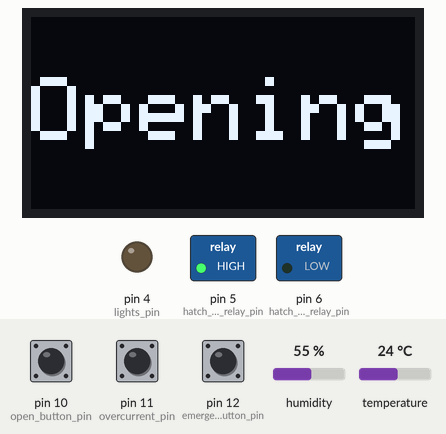
Bench run of a sketch on a simulated Arduino Uno, built with avr-gcc and run on an emulated ATmega328P. Shown: 128×64 one-colour display, switched loads named in the sketch (green lamp = pin HIGH), output pins drawn as LEDs (lit = HIGH). The inputs (shaded band) are chosen by the test bench; at power-on: pin 10 (open_button_pin) HIGH, pin 12 (emergency_button_pin) HIGH, pin 11 (overcurrent_pin) HIGH, humidity 55 %, temperature 24 °C. What the sketch prints to the serial monitor is not drawn.

Above: at 1.2 s.
1.3 s: pin 10 (open_button_pin) pulled LOW for 0.15 s
At 2.8 s:
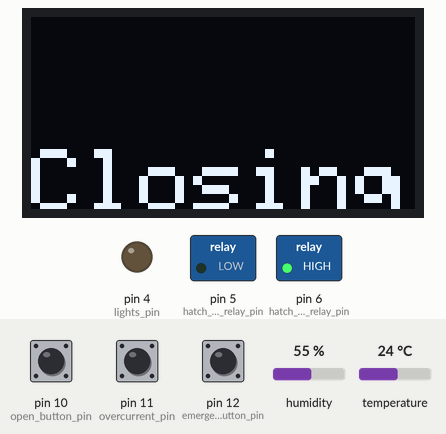
13.0 s: pin 12 (emergency_button_pin) pulled LOW for 0.15 s
At 14.1 s:
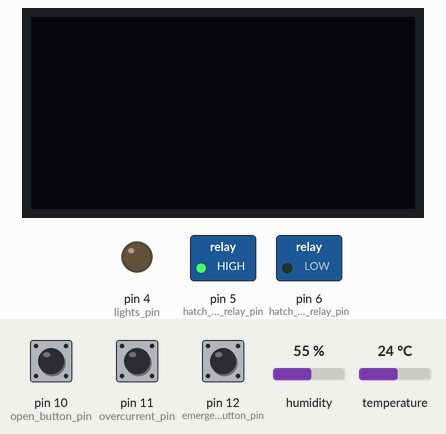
14.6 s: pin 12 (emergency_button_pin) pulled LOW for 1 s
At 16.5 s:
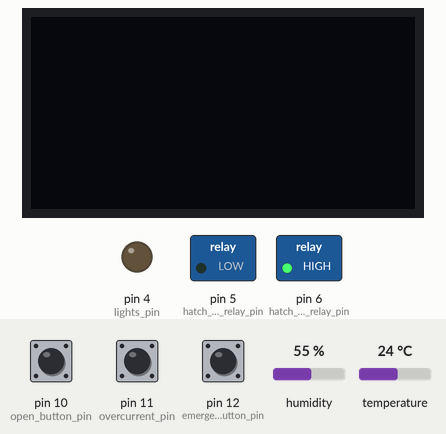
17.1 s: pin 12 (emergency_button_pin) pulled LOW for 3.2 s
At 21.3 s:
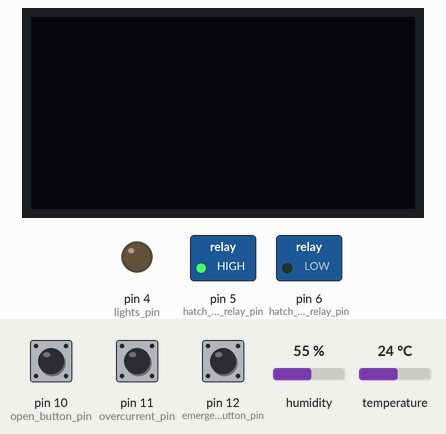
Timing chart, 0 to 22.8 s (numbered marks = the images above; inputs shaded):
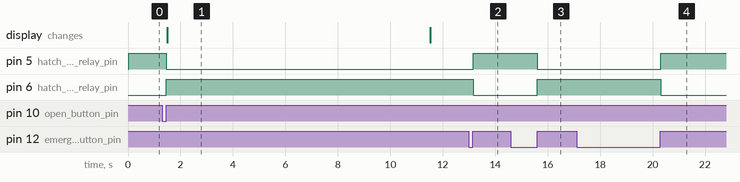

The sketch:

hatch.ino
```cpp
#include <DHT.h>
#include <SPI.h>
#include <Wire.h>
#include <Adafruit_GFX.h>
#include <Adafruit_SSD1306.h>

// OLED Screen setup
#define SCREEN_WIDTH 128    // OLED display width, in pixels
#define SCREEN_HEIGHT 64    // OLED display height, in pixels
#define OLED_RESET 4        // Reset pin # (or -1 if sharing Arduino reset pin)
#define SCREEN_ADDRESS 0x3C ///< See datasheet for Address; 0x3D for 128x64, 0x3C for 128x32
Adafruit_SSD1306 display(SCREEN_WIDTH, SCREEN_HEIGHT, &Wire, OLED_RESET);

// Humidity + temperature sensor setup
#define DHTPIN 8      // Digital pin connected to the DHT sensor
#define DHTTYPE DHT11 // DHT 11
DHT dht(DHTPIN, DHTTYPE);
float temperature = 0;
float humidity = 0;
unsigned long t_env_check = 0;
unsigned long t_0_env_check = 0;
int const env_check_frequency = 10000; // how often should the environment be checked

// Pins out
int const lights_pin = 4;            // Relay controlling the leds
int const hatch_open_relay_pin = 5;  // Relay controlling hatch in opening direction
int const hatch_close_relay_pin = 6; // Relay controlling hatch in closing direction

// Pins in
int const open_button_pin = 10;      // a button that opens/closes the hatch
int const overcurrent_pin = 11;      // a input from overcurrent protection board that indicates an error
int const emergency_button_pin = 12; // a button inside the cellar that will open the hatch

// Button states for state machine
enum button_states
{
  reset,     // one time, catch all condition
  start,     // checks value of button, if pressed moves on to `go`
  go,        // records the time of the press and moves on to wait
  wait,      // wait for the button to settle (debouncing)
  armed,     // makes sure trigger only happens once the button is released
  triggered, // one time pulse of button
};

// Constants
unsigned long const time_to_close = 90000; // 90s - how much time does the hatch take to close
int const bounce_delay = 10;               // tells how long should the button hold the HIGH value till its triggered (debounce time)

// Open button variables
int state_open_button = button_states::reset;
int state_prev_open_button = state_open_button;
int val_open_button = 0;
unsigned long t_open_button = 0;
unsigned long t_0_open_button = 0;

// Emergency button variables
int state_emergency_button = button_states::reset;
int state_prev_emergency_button = state_open_button;
int val_emergency_button = 0;
unsigned long t_emergency_button = 0;
unsigned long t_0_emergency_button = 0;

// Close signal timer variables
unsigned long t_closing = 0;   // holds new records of time after a closing trigger
unsigned long t_0_closing = 0; // holds initial time when the hatch started closing

// State variables
enum state
{
  closing,       // one time setter for closing the hatch
  closed,        // rest state for the hatch
  opening,       // one time setter for opening the hatch; its the default value
  moving,        // used after the closing and opening state
  closing_error, // one time trigger for overcurrent protection, transitions to opening
  opening_error, // one time trigger for overcurrent protection, transitions to closing
  rest,          // after closed waiting for a button press
};
int state_hatch = state::opening;
int prev_state_hatch = state_hatch;
int hatch_error = LOW; // if the overcurrent protection kicks in this should be turned to true
bool DEBUG = true;     // should the debugging be turned on

enum lights
{
  off = HIGH,
  on = LOW
};

enum actuator_direction
{
  open,
  close,
  stop
};

void setup()
{
  Serial.begin(115200);
  // Setting outputs
  pinMode(lights_pin, OUTPUT);
  pinMode(hatch_open_relay_pin, OUTPUT);
  pinMode(hatch_close_relay_pin, OUTPUT);

  // Setting inputs
  pinMode(open_button_pin, INPUT_PULLUP);
  pinMode(emergency_button_pin, INPUT_PULLUP);
  pinMode(overcurrent_pin, INPUT_PULLUP);

  dht.begin(); // starting humidity sensor

  // Screen related stuff
  if (!display.begin(SSD1306_SWITCHCAPVCC, SCREEN_ADDRESS))
  {
    Serial.println(F("SSD1306 allocation failed"));
  }
  display.clearDisplay();
  display.setCursor(0, 20);
  display.setTextSize(3);
  display.setTextColor(WHITE);
};

void loop()
{
  update_signals();
  update_environment_readings();

  switch (state_hatch)
  {
  case state::closing:
    closing_hatch();
    break;
  case state::closed:
    closed_hatch();
    break;
  case state::opening:
    opening_hatch();
    break;
  case state::moving:
    moving_hatch();
    break;
  case state::closing_error:
    closing_error_hatch();
    break;
  case state::opening_error:
    opening_error_hatch();
    break;
  case state::rest:
    rest_hatch();
    break;
  }
};

/**
 * @brief State machine that debounces a button.
 * @param pin which pin is the button connected to and should be debounced
 * @param state_button a pointer to a value that stores a current state (`button_states`) of the button
 * @param val_button a pointer to a variable that stores a value (`HIGH/LOW`) of the button
 * @param t_0 a pointer to a time when button was pressed first
 * @param t a pointer to a variable that stores time for each loop of the program
 */
void sm_debounce_button(int pin, int *state_button, int *val_button, unsigned long *t_0, unsigned long *t)
{
  switch (*state_button)
  {
  case button_states::reset:
    *state_button = button_states::start;
    break;

  case button_states::start:
    *val_button = digitalRead(pin);
    if (*val_button == LOW)
    {
      *state_button = button_states::go;
    }
    break;

  case button_states::go:
    *t_0 = millis();
    *state_button = button_states::wait;
    break;

  case button_states::wait:
    *val_button = digitalRead(pin);
    *t = millis();
    if (*val_button == HIGH)
    {
      *state_button = button_states::reset;
    }
    if (*t - *t_0 > bounce_delay)
    {
      *state_button = button_states::armed;
    }
    break;

  case button_states::triggered:
    // debugging part
    char message[50];
    sprintf(message, "Button (pin: %d) was triggered", pin);
    debug(message);
    // actual code
    *state_button = button_states::reset;
    break;

  case button_states::armed:
    *val_button = digitalRead(pin);
    if (*val_button == HIGH)
    {
      *state_button = button_states::triggered;
    }
    break;
  }
};

void closing_hatch()
{
  prev_state_hatch = state_hatch;
  t_0_closing = millis();
  t_closing = t_0_closing;
  debug("Closing");
  control_actuator(actuator_direction::close);
  control_lights(lights::on);
  state_hatch = state::moving;
  debug("Moving");
  signal_state("Closing");
};

void opening_hatch()
{
  prev_state_hatch = state_hatch;
  debug("Opening");
  control_actuator(actuator_direction::open);
  control_lights(lights::on);
  state_hatch = state::moving;
  debug("Moving");
  signal_state("Opening");
};

void rest_hatch()
{
  if (state_open_button == button_states::triggered || state_emergency_button == button_states::triggered)
  {
    state_hatch = state::opening;
  };
}

void closed_hatch()
{
  prev_state_hatch = state_hatch;
  debug("Closed");
  control_actuator(actuator_direction::stop);
  control_lights(lights::off);
  state_hatch = state::rest;
  debug("Resting");
  signal_state("Closed");
};

void closing_error_hatch()
{
  debug("Closing error");
  state_hatch = state::opening;
  signal_state("Error closing");
};

void opening_error_hatch()
{
  prev_state_hatch = state_hatch;
  debug("Opening error");
  state_hatch = state::closing;
  signal_state("Error opening");
};

/*
This function is used for limitting unnecessary state changes.
Instead of setting closing/opening every arduino loop, i set the direction of the actuator
and light once and then check for the conditions in this function.
*/
void moving_hatch()
{
  // updating the time for each loop so the condition after works
  if (prev_state_hatch == state::closing)
  {
    t_closing = millis();
  }

  if (prev_state_hatch == state::closing && t_closing - t_0_closing >= time_to_close)
  {
    Serial.println("hatch closed signal");
    state_hatch = state::closed;
  }
  else if (hatch_error == HIGH)
  {
    if (state_hatch == state::closing)
    {
      state_hatch = state::closing_error;
    }
    else if (state_hatch == state::opening)
    {
      state_hatch = state::opening_error;
    }
  }
  else if (state_open_button == button_states::triggered || state_emergency_button == button_states::triggered)
  {
    if (prev_state_hatch == state::closing)
    {
      state_hatch = state::opening;
    }
    else if (prev_state_hatch == state::opening)
    {
      state_hatch = state::closing;
    }
  };
};

void update_signals()
{
  sm_debounce_button(open_button_pin, &state_open_button, &val_open_button, &t_0_open_button, &t_open_button);
  sm_debounce_button(emergency_button_pin, &state_emergency_button, &val_emergency_button, &t_0_emergency_button, &t_emergency_button);
  hatch_error = !digitalRead(overcurrent_pin);
};

void control_actuator(actuator_direction dir)
{
  switch (dir)
  {
  case actuator_direction::open:
    digitalWrite(hatch_open_relay_pin, HIGH);
    digitalWrite(hatch_close_relay_pin, LOW);
    break;
  case actuator_direction::close:
    digitalWrite(hatch_open_relay_pin, LOW);
    digitalWrite(hatch_close_relay_pin, HIGH);
    break;
  case actuator_direction::stop:
    digitalWrite(hatch_open_relay_pin, HIGH);
    digitalWrite(hatch_close_relay_pin, HIGH);
    break;
  default:
    break;
  }
}

// controlls the lights
void control_lights(lights io)
{
  digitalWrite(lights_pin, io);
}

void debug(String status)
{
  if (DEBUG)
  {
    Serial.print(status);
    Serial.print(" | Hatch state: ");
    Serial.print(state_hatch);
    Serial.print(" | Prev hatch state: ");
    Serial.println(prev_state_hatch);

    Serial.print(F("Humidity: "));
    Serial.print((int)humidity);
    Serial.print(F("%  Temperature: "));
    Serial.print((int)temperature);
    Serial.println(F("°C "));
  }
};

void update_environment_readings()
{
  if (t_env_check - t_0_env_check >= env_check_frequency)
  {
    float h = dht.readHumidity();
    float t = dht.readTemperature();

    if (!isnan(h))
    {
      humidity = h;
    }

    if (!isnan(t))
    {
      temperature = t;
    }

    display.clearDisplay();
    display.print((int)humidity);
    display.print("% ");
    display.print((int)temperature);
    display.println("C");
    display.display();

    t_0_env_check = millis();
    t_env_check = t_0_env_check;
  }
  else
  {
    t_env_check = millis();
  }
};

void signal_state(String state_name)
{
  // making sure the state is shown for the 10 ish seconds
  t_0_env_check = millis();
  t_env_check = t_0_env_check;
  display.clearDisplay();
  display.print(state_name);
  display.display();
}
```

Measured:
- after the input at 1.3 s, pin 5 (hatch_open_relay_pin): HIGH → LOW after 0.16 s; pin 6 (hatch_close_relay_pin): LOW → HIGH after 0.16 s; the display: changes after 0.19 s (image 1)
- after the input at 13.0 s, pin 5 (hatch_open_relay_pin): LOW → HIGH after 0.16 s; pin 6 (hatch_close_relay_pin): HIGH → LOW after 0.16 s
- after the input at 14.6 s, pin 5 (hatch_open_relay_pin): HIGH → LOW after 1.0 s; pin 6 (hatch_close_relay_pin): LOW → HIGH after 1.0 s
- after the input at 17.1 s, pin 5 (hatch_open_relay_pin): LOW → HIGH after 3.2 s; pin 6 (hatch_close_relay_pin): HIGH → LOW after 3.2 s
- what the display in image 1 shows lasts 10.0 s, from 1.5 s to 11.5 s
